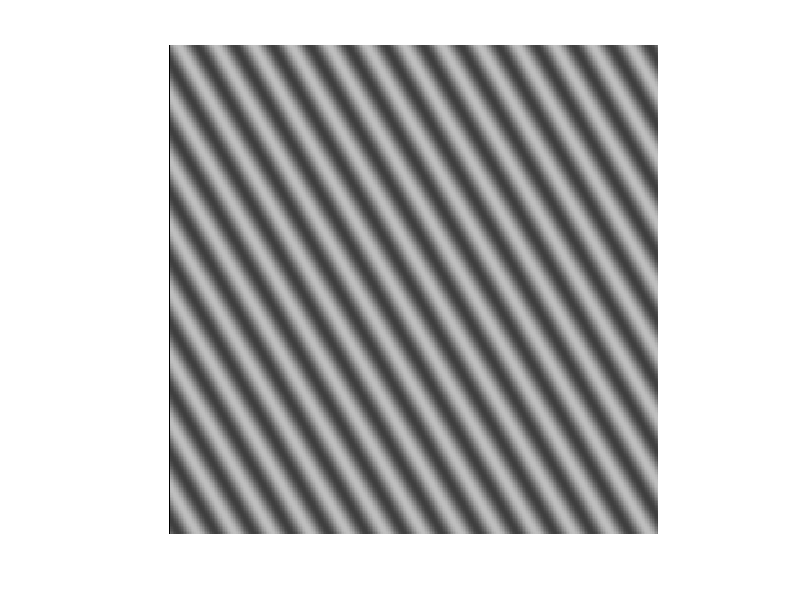
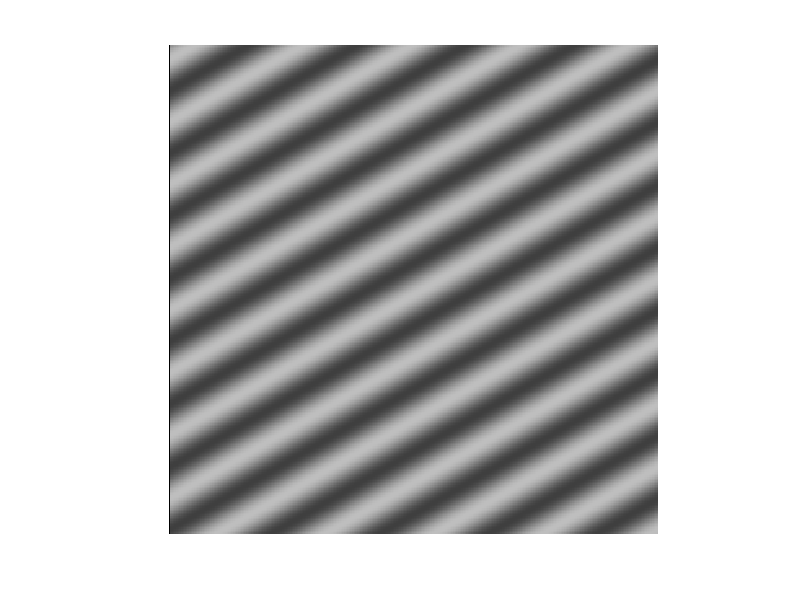

MATLAB code for these plots, in order:
clear; close all;
C = 0.5; % コントラスト（今回は0.5）
f = 0.05; % 空間周波数（今回は0.05）
f1 = 0.03; % 空間周波数（今回は0.03）
d1 = (-1/6)*pi;
d2 = (1/3)*pi;
L_0 = 128;
height = 300;
width = 300;
L_l30 = zeros(height,width);
L_r60 = zeros(height,width);


for x = 1:width
    for y = 1:height
        L_l30(y,x) = L_0 * (1 + C * sin(2 * pi * f*(y*sin(d1)+x*cos(d1))));
        L_r60(y,x) = L_0 * (1 + C * sin(2 * pi * f1*(y*sin(d2)+x*cos(d2))));
    end
end

figure;
colormap(gray(256));
image(L_l30);
axis off;
axis image;

figure;
colormap(gray(256));
image(L_r60);
axis off;
axis image;